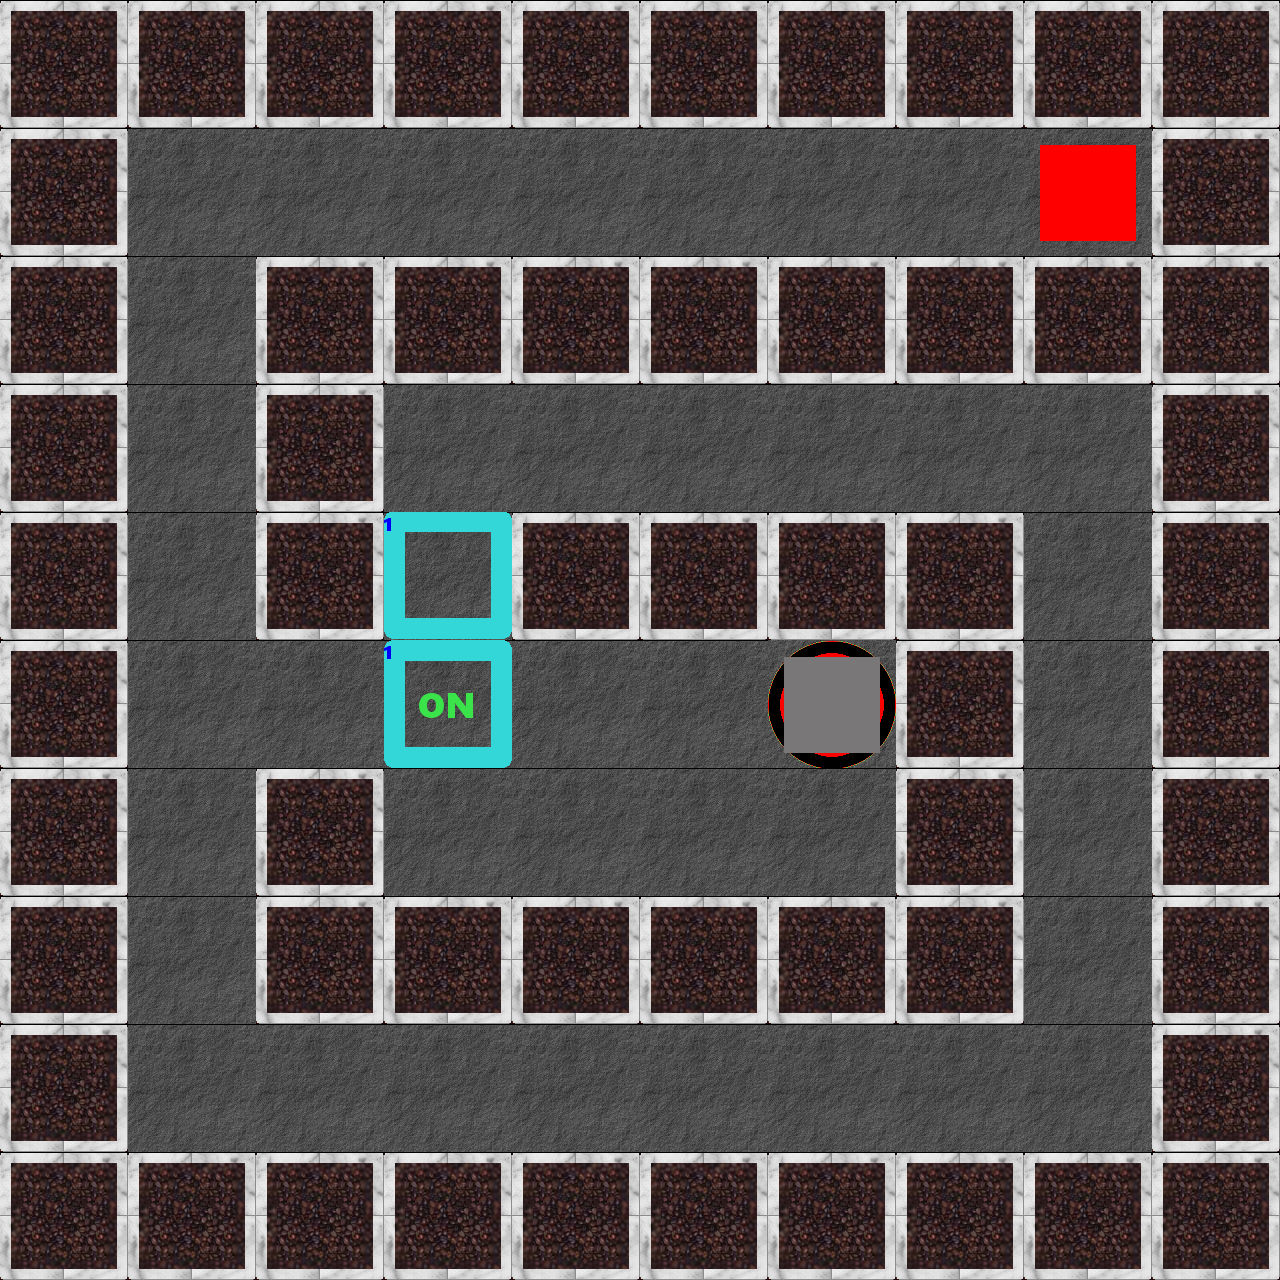

Below is a game level as drawn by its tile map, then a one-line description and the .tmx file that defines it, in full:
An orthogonal 10x10 tile map with 128x128 px tiles, 2 tile layers (tiles, blocks).

<map version="1.0" orientation="orthogonal" width="10" height="10" tilewidth="128" tileheight="128">
 <properties>
  <property name="minMoves" value="9" />
 </properties>
 <tileset firstgid="1" name="blocks&amp;tiles" tilewidth="128" tileheight="128">
  <image source="../img/tiles_blocks.png" width="512" height="1024" />
 </tileset>
 <layer name="tiles" width="10" height="10">
  <data>
   <tile gid="3" />
   <tile gid="3" />
   <tile gid="3" />
   <tile gid="3" />
   <tile gid="3" />
   <tile gid="3" />
   <tile gid="3" />
   <tile gid="3" />
   <tile gid="3" />
   <tile gid="3" />
   <tile gid="3" />
   <tile gid="2" />
   <tile gid="2" />
   <tile gid="2" />
   <tile gid="2" />
   <tile gid="2" />
   <tile gid="2" />
   <tile gid="2" />
   <tile gid="2" />
   <tile gid="3" />
   <tile gid="3" />
   <tile gid="2" />
   <tile gid="3" />
   <tile gid="3" />
   <tile gid="3" />
   <tile gid="3" />
   <tile gid="3" />
   <tile gid="3" />
   <tile gid="3" />
   <tile gid="3" />
   <tile gid="3" />
   <tile gid="2" />
   <tile gid="3" />
   <tile gid="2" />
   <tile gid="2" />
   <tile gid="2" />
   <tile gid="2" />
   <tile gid="2" />
   <tile gid="2" />
   <tile gid="3" />
   <tile gid="3" />
   <tile gid="2" />
   <tile gid="3" />
   <tile gid="27" />
   <tile gid="3" />
   <tile gid="3" />
   <tile gid="3" />
   <tile gid="3" />
   <tile gid="2" />
   <tile gid="3" />
   <tile gid="3" />
   <tile gid="2" />
   <tile gid="2" />
   <tile gid="25" />
   <tile gid="2" />
   <tile gid="2" />
   <tile gid="9" />
   <tile gid="3" />
   <tile gid="2" />
   <tile gid="3" />
   <tile gid="3" />
   <tile gid="2" />
   <tile gid="3" />
   <tile gid="2" />
   <tile gid="2" />
   <tile gid="2" />
   <tile gid="2" />
   <tile gid="3" />
   <tile gid="2" />
   <tile gid="3" />
   <tile gid="3" />
   <tile gid="2" />
   <tile gid="3" />
   <tile gid="3" />
   <tile gid="3" />
   <tile gid="3" />
   <tile gid="3" />
   <tile gid="3" />
   <tile gid="2" />
   <tile gid="3" />
   <tile gid="3" />
   <tile gid="2" />
   <tile gid="2" />
   <tile gid="2" />
   <tile gid="2" />
   <tile gid="2" />
   <tile gid="2" />
   <tile gid="2" />
   <tile gid="2" />
   <tile gid="3" />
   <tile gid="3" />
   <tile gid="3" />
   <tile gid="3" />
   <tile gid="3" />
   <tile gid="3" />
   <tile gid="3" />
   <tile gid="3" />
   <tile gid="3" />
   <tile gid="3" />
   <tile gid="3" />
  </data>
 </layer>
 <layer name="blocks" width="10" height="10">
  <data>
   <tile gid="0" />
   <tile gid="0" />
   <tile gid="0" />
   <tile gid="0" />
   <tile gid="0" />
   <tile gid="0" />
   <tile gid="0" />
   <tile gid="0" />
   <tile gid="0" />
   <tile gid="0" />
   <tile gid="0" />
   <tile gid="0" />
   <tile gid="0" />
   <tile gid="0" />
   <tile gid="0" />
   <tile gid="0" />
   <tile gid="0" />
   <tile gid="0" />
   <tile gid="13" />
   <tile gid="0" />
   <tile gid="0" />
   <tile gid="0" />
   <tile gid="0" />
   <tile gid="0" />
   <tile gid="0" />
   <tile gid="0" />
   <tile gid="0" />
   <tile gid="0" />
   <tile gid="0" />
   <tile gid="0" />
   <tile gid="0" />
   <tile gid="0" />
   <tile gid="0" />
   <tile gid="0" />
   <tile gid="0" />
   <tile gid="0" />
   <tile gid="0" />
   <tile gid="0" />
   <tile gid="0" />
   <tile gid="0" />
   <tile gid="0" />
   <tile gid="0" />
   <tile gid="0" />
   <tile gid="0" />
   <tile gid="0" />
   <tile gid="0" />
   <tile gid="0" />
   <tile gid="0" />
   <tile gid="0" />
   <tile gid="0" />
   <tile gid="0" />
   <tile gid="0" />
   <tile gid="0" />
   <tile gid="0" />
   <tile gid="0" />
   <tile gid="0" />
   <tile gid="16" />
   <tile gid="0" />
   <tile gid="0" />
   <tile gid="0" />
   <tile gid="0" />
   <tile gid="0" />
   <tile gid="0" />
   <tile gid="0" />
   <tile gid="0" />
   <tile gid="0" />
   <tile gid="0" />
   <tile gid="0" />
   <tile gid="0" />
   <tile gid="0" />
   <tile gid="0" />
   <tile gid="0" />
   <tile gid="0" />
   <tile gid="0" />
   <tile gid="0" />
   <tile gid="0" />
   <tile gid="0" />
   <tile gid="0" />
   <tile gid="0" />
   <tile gid="0" />
   <tile gid="0" />
   <tile gid="0" />
   <tile gid="0" />
   <tile gid="0" />
   <tile gid="0" />
   <tile gid="0" />
   <tile gid="0" />
   <tile gid="0" />
   <tile gid="0" />
   <tile gid="0" />
   <tile gid="0" />
   <tile gid="0" />
   <tile gid="0" />
   <tile gid="0" />
   <tile gid="0" />
   <tile gid="0" />
   <tile gid="0" />
   <tile gid="0" />
   <tile gid="0" />
   <tile gid="0" />
  </data>
 </layer>
</map>
